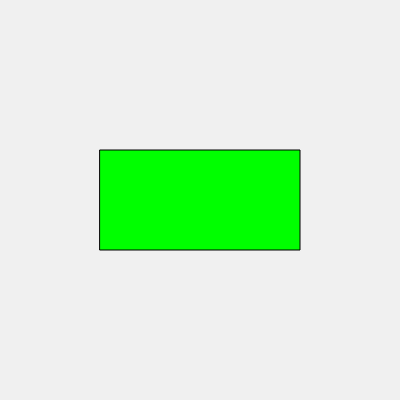
Frame 1 (no input)
Frame 60 (no input): identical to frame 1, image omitted
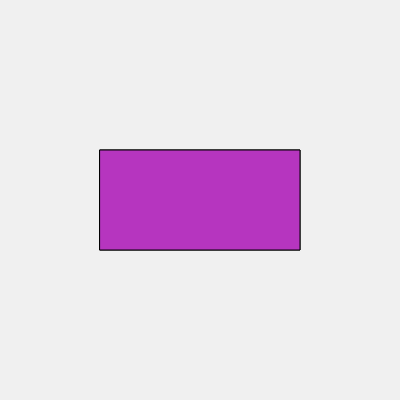
Frame 120 (the mouse pressed at the canvas centre since frame 60)

The p5.js sketch that drew these frames (run headless with seeded random() and noise() and a simulated clock; from frame 60 on, the mouse is pressed at the canvas centre):

// p5.js sketch
// ── sketch.js
// http://www.ac-grenoble.fr/disciplines/informatiquelycee/p5_base_a7.html
// change la couleur quand on clique dans le rectangle

var xmin=100;
var xmax=300;
var ymin=150;
var ymax=250;

function setup()
{
  createCanvas(400,400);
  stroke(0);
	background(240);
  fill(0,255,0);
  rect(xmin,ymin,xmax-xmin,ymax-ymin);
}


function draw()
{

}

function mousePressed()
{
  if ((mouseX >=xmin) && (mouseX <=xmax) && (mouseY >=ymin) && (mouseY <=ymax) )
  {
    fill(random(0,255),random(0,255),random(0,255));
  	rect(xmin,ymin,xmax-xmin,ymax-ymin);
  }
}
